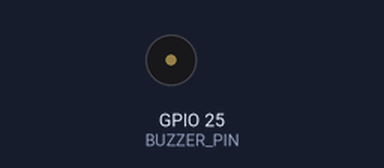
The sketch below on a simulated ESP32. Parts: buzzer (waves = sounding, pin HIGH). What the sketch prints to the serial monitor is not drawn.

Above: at 0.5 s.
Timing chart, 0 to 4.6 s (numbered marks = the images above):
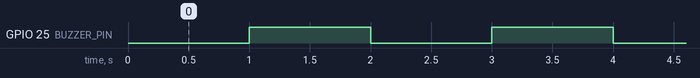

Measured:
- by itself, GPIO 25 (BUZZER_PIN): alternates HIGH for 1.0 s and LOW for 1.0 s

The sketch:

sketch.ino
```cpp
// Exemplo simples de funcionamento de um Buzzer com ESP32 usando millis

#define BUZZER_PIN 25 // Definir o pino conectado ao buzzer

unsigned long previousMillis = 0;
const long interval = 1000; // Intervalo de 1 segundo
bool buzzerState = false;

void setup() {
  pinMode(BUZZER_PIN, OUTPUT); // Configurar o pino do buzzer como saída
  Serial.begin(115200);
  Serial.println("Iniciando o exemplo do Buzzer com millis!");
}

void loop() {
  unsigned long currentMillis = millis();

  // Verifica se o intervalo de tempo passou
  if (currentMillis - previousMillis >= interval) {
    previousMillis = currentMillis; // Atualiza o tempo anterior

    // Alterna o estado do buzzer
    buzzerState = !buzzerState;
    digitalWrite(BUZZER_PIN, buzzerState ? HIGH : LOW);

    // Exibe no monitor serial o estado do buzzer
    if (buzzerState) {
      Serial.println("Buzzer ligado!");
    } else {
      Serial.println("Buzzer desligado!");
    }
  }
}
```
